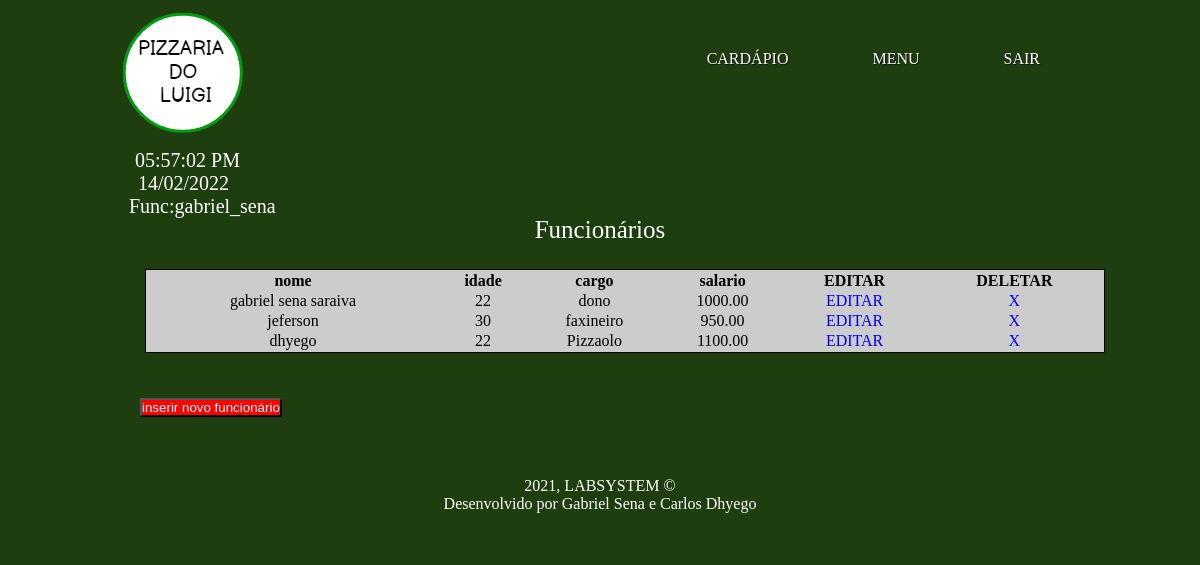
The page /atendente-pc/index.php?pagina=quadro_funcionarios (signed in) on the database its author committed.
### tables this page shows
CREATE TABLE `funcionario` (
  `id_funcionario` int(11) NOT NULL,
  `nome_funcionario` varchar(50) NOT NULL,
  `idade_funcionario` int(11) NOT NULL,
  `cargo_funcionario` varchar(30) NOT NULL,
  `salario` decimal(10,2) NOT NULL
);

### atendente-pc/db.php (called while the page is built, shortened)
<?php
$servidor = "localhost";
$usuario = "root";
$senha = "";
$db = "pizza_luigi";
$conexao = mysqli_connect($servidor, $usuario, $senha, $db);
$query_funcionario = "SELECT * FROM funcionario";
$consulta_funcionario = mysqli_query($conexao, $query_funcionario);

### atendente-pc/views/quadro_funcionarios.php (the view)
<br></br>
<div class="container" style="text-align: center; color: white">
	<label style="font-size: 25px">Funcionários</label>
</div>
<table id="tabela_pizza" style="border: 1px solid black; width: 100%;background-color: #ccc;text-align: center;">
	<thead>
	<tr>
		<th>nome</th>
		<th>idade</th>
		<th>cargo</th>
		<th>salario</th>
		<th>EDITAR</th>
		<TH>DELETAR</TH>
	</tr>
	</thead>
	<tbody>
	<?php
			while($linha = mysqli_fetch_array($consulta_funcionario)){
				echo '<tr><td >'.$linha['nome_funcionario'].'</td>';
				echo '<td>'.$linha['idade_funcionario'].'</td>';
				echo '<td>'.$linha['cargo_funcionario'].'</td>';
				echo '<td>'.$linha['salario'].'</td>';
	?>
		<td><a style="text-decoration: none;" href="?pagina=inserir_funcionario&editar=<?php echo $linha['id_funcionario']; ?>">EDITAR</a></td>
		<td><a style="text-decoration: none;" href="deleta_funcionario.php?id_funcionario=<?php echo $linha['id_funcionario']; ?>">X</a></td></tr>
	<?php
				}
	?>
	</tbody>
</table>
<a href="?pagina=inserir_funcionario">
	<button type="button" style="margin:20px;color: white;background-color: red">inserir novo funcionário</button>
</a>

### atendente-pc/css/novo_estilo.css (style rules this page uses)
* { margin: 0;padding: 0 }
body { height: 100px; font-family: cursive; font-size: 16px }
.container { margin: 0 auto; width: 960px; }
#tabela_pizza { margin: 25px; }

### rows shown on the page
funcionario: nome_funcionario "gabriel sena saraiva", idade_funcionario "22", cargo_funcionario "dono", salario "1000.00"
funcionario: nome_funcionario "jeferson", idade_funcionario "30", cargo_funcionario "faxineiro", salario "950.00"
funcionario: nome_funcionario "dhyego", idade_funcionario "22", cargo_funcionario "Pizzaolo", salario "1100.00"

### other values the page prints
$_SESSION['usuario'] "gabriel_sena"
